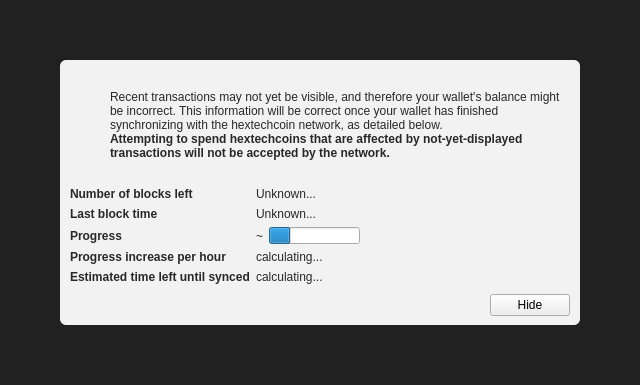
<?xml version="1.0" encoding="UTF-8"?>
<ui version="4.0">
 <class>ModalOverlay</class>
 <widget class="ModalOverlay" name="ModalOverlay">
  <property name="geometry">
   <rect>
    <x>0</x>
    <y>0</y>
    <width>640</width>
    <height>385</height>
   </rect>
  </property>
  <property name="windowTitle">
   <string>Form</string>
  </property>
  <layout class="QVBoxLayout" name="verticalLayout" stretch="0">
   <property name="sizeConstraint">
    <enum>QLayout::SetDefaultConstraint</enum>
   </property>
   <property name="leftMargin">
    <number>0</number>
   </property>
   <property name="topMargin">
    <number>0</number>
   </property>
   <property name="rightMargin">
    <number>0</number>
   </property>
   <property name="bottomMargin">
    <number>0</number>
   </property>
   <item>
    <widget class="QWidget" name="bgWidget" native="true">
     <property name="styleSheet">
      <string notr="true">#bgWidget { background: rgba(0,0,0,220); }</string>
     </property>
     <layout class="QVBoxLayout" name="verticalLayoutMain" stretch="1">
      <property name="leftMargin">
       <number>60</number>
      </property>
      <property name="topMargin">
       <number>60</number>
      </property>
      <property name="rightMargin">
       <number>60</number>
      </property>
      <property name="bottomMargin">
       <number>60</number>
      </property>
      <item>
       <widget class="QWidget" name="contentWidget" native="true">
        <property name="styleSheet">
         <string notr="true">#contentWidget { background: rgba(255,255,255,240); border-radius: 6px; }

QLabel { color: rgb(40,40,40);  }</string>
        </property>
        <layout class="QVBoxLayout" name="verticalLayoutSub" stretch="1,0,0,0">
         <property name="spacing">
          <number>0</number>
         </property>
         <property name="leftMargin">
          <number>10</number>
         </property>
         <property name="topMargin">
          <number>10</number>
         </property>
         <property name="rightMargin">
          <number>10</number>
         </property>
         <property name="bottomMargin">
          <number>10</number>
         </property>
         <item>
          <layout class="QHBoxLayout" name="horizontalLayoutIconText" stretch="0,1">
           <property name="topMargin">
            <number>20</number>
           </property>
           <item>
            <layout class="QVBoxLayout" name="verticalLayoutIcon">
             <property name="leftMargin">
              <number>0</number>
             </property>
             <item>
              <widget class="QPushButton" name="warningIcon">
               <property name="enabled">
                <bool>false</bool>
               </property>
               <property name="text">
                <string/>
               </property>
               <property name="icon">
                <iconset>
                 <normaloff>:/icons/warning</normaloff>
                 <disabledoff>:/icons/warning</disabledoff>:/icons/warning</iconset>
               </property>
               <property name="iconSize">
                <size>
                 <width>48</width>
                 <height>48</height>
                </size>
               </property>
               <property name="flat">
                <bool>true</bool>
               </property>
              </widget>
             </item>
             <item>
              <spacer name="verticalSpacerWarningIcon">
               <property name="orientation">
                <enum>Qt::Vertical</enum>
               </property>
               <property name="sizeHint" stdset="0">
                <size>
                 <width>20</width>
                 <height>40</height>
                </size>
               </property>
              </spacer>
             </item>
            </layout>
           </item>
           <item>
            <layout class="QVBoxLayout" name="verticalLayoutInfoText">
             <property name="leftMargin">
              <number>0</number>
             </property>
             <property name="topMargin">
              <number>0</number>
             </property>
             <item>
              <widget class="QLabel" name="infoText">
               <property name="text">
                <string>Recent transactions may not yet be visible, and therefore your wallet's balance might be incorrect. This information will be correct once your wallet has finished synchronizing with the hextechcoin network, as detailed below.</string>
               </property>
               <property name="textFormat">
                <enum>Qt::RichText</enum>
               </property>
               <property name="wordWrap">
                <bool>true</bool>
               </property>
              </widget>
             </item>
             <item>
              <widget class="QLabel" name="infoTextStrong">
               <property name="font">
                <font>
                 <weight>75</weight>
                 <bold>true</bold>
                </font>
               </property>
               <property name="text">
                <string>Attempting to spend hextechcoins that are affected by not-yet-displayed transactions will not be accepted by the network.</string>
               </property>
               <property name="textFormat">
                <enum>Qt::RichText</enum>
               </property>
               <property name="wordWrap">
                <bool>true</bool>
               </property>
              </widget>
             </item>
             <item>
              <spacer name="verticalSpacerInTextSpace">
               <property name="orientation">
                <enum>Qt::Vertical</enum>
               </property>
               <property name="sizeHint" stdset="0">
                <size>
                 <width>20</width>
                 <height>40</height>
                </size>
               </property>
              </spacer>
             </item>
            </layout>
           </item>
          </layout>
         </item>
         <item>
          <spacer name="verticalSpacerAfterText">
           <property name="orientation">
            <enum>Qt::Vertical</enum>
           </property>
           <property name="sizeHint" stdset="0">
            <size>
             <width>20</width>
             <height>40</height>
            </size>
           </property>
          </spacer>
         </item>
         <item>
          <layout class="QFormLayout" name="formLayout">
           <property name="fieldGrowthPolicy">
            <enum>QFormLayout::FieldsStayAtSizeHint</enum>
           </property>
           <property name="horizontalSpacing">
            <number>6</number>
           </property>
           <property name="verticalSpacing">
            <number>6</number>
           </property>
           <property name="topMargin">
            <number>10</number>
           </property>
           <item row="0" column="0">
            <widget class="QLabel" name="labelNumberOfBlocksLeft">
             <property name="font">
              <font>
               <weight>75</weight>
               <bold>true</bold>
              </font>
             </property>
             <property name="text">
              <string>Number of blocks left</string>
             </property>
            </widget>
           </item>
           <item row="0" column="1">
            <widget class="QLabel" name="numberOfBlocksLeft">
             <property name="text">
              <string>Unknown...</string>
             </property>
            </widget>
           </item>
           <item row="1" column="0">
            <widget class="QLabel" name="labelLastBlockTime">
             <property name="font">
              <font>
               <weight>75</weight>
               <bold>true</bold>
              </font>
             </property>
             <property name="text">
              <string>Last block time</string>
             </property>
            </widget>
           </item>
           <item row="1" column="1">
            <widget class="QLabel" name="newestBlockDate">
             <property name="sizePolicy">
              <sizepolicy hsizetype="Maximum" vsizetype="Preferred">
               <horstretch>0</horstretch>
               <verstretch>0</verstretch>
              </sizepolicy>
             </property>
             <property name="text">
              <string>Unknown...</string>
             </property>
            </widget>
           </item>
           <item row="2" column="0">
            <widget class="QLabel" name="labelSyncDone">
             <property name="font">
              <font>
               <weight>75</weight>
               <bold>true</bold>
              </font>
             </property>
             <property name="text">
              <string>Progress</string>
             </property>
            </widget>
           </item>
           <item row="2" column="1">
            <layout class="QHBoxLayout" name="horizontalLayoutSync" stretch="0,1">
             <item>
              <widget class="QLabel" name="percentageProgress">
               <property name="text">
                <string notr="true">~</string>
               </property>
              </widget>
             </item>
             <item>
              <widget class="QProgressBar" name="progressBar">
               <property name="value">
                <number>24</number>
               </property>
               <property name="format">
                <string/>
               </property>
              </widget>
             </item>
            </layout>
           </item>
           <item row="4" column="0">
            <widget class="QLabel" name="labelProgressIncrease">
             <property name="font">
              <font>
               <weight>75</weight>
               <bold>true</bold>
              </font>
             </property>
             <property name="text">
              <string>Progress increase per hour</string>
             </property>
            </widget>
           </item>
           <item row="4" column="1">
            <widget class="QLabel" name="progressIncreasePerH">
             <property name="text">
              <string>calculating...</string>
             </property>
            </widget>
           </item>
           <item row="5" column="0">
            <widget class="QLabel" name="labelEstimatedTimeLeft">
             <property name="font">
              <font>
               <weight>75</weight>
               <bold>true</bold>
              </font>
             </property>
             <property name="text">
              <string>Estimated time left until synced</string>
             </property>
            </widget>
           </item>
           <item row="5" column="1">
            <widget class="QLabel" name="expectedTimeLeft">
             <property name="text">
              <string>calculating...</string>
             </property>
            </widget>
           </item>
          </layout>
         </item>
         <item>
          <layout class="QHBoxLayout" name="horizontalLayoutButtons">
           <property name="leftMargin">
            <number>10</number>
           </property>
           <property name="topMargin">
            <number>10</number>
           </property>
           <item>
            <spacer name="horizontalSpacer">
             <property name="orientation">
              <enum>Qt::Horizontal</enum>
             </property>
             <property name="sizeHint" stdset="0">
              <size>
               <width>40</width>
               <height>20</height>
              </size>
             </property>
            </spacer>
           </item>
           <item>
            <widget class="QPushButton" name="closeButton">
             <property name="text">
              <string>Hide</string>
             </property>
            </widget>
           </item>
          </layout>
         </item>
        </layout>
       </widget>
      </item>
     </layout>
    </widget>
   </item>
  </layout>
 </widget>
 <customwidgets>
  <customwidget>
   <class>ModalOverlay</class>
   <extends>QWidget</extends>
   <header>qt/modaloverlay.h</header>
   <container>1</container>
  </customwidget>
 </customwidgets>
 <resources/>
 <connections/>
</ui>
